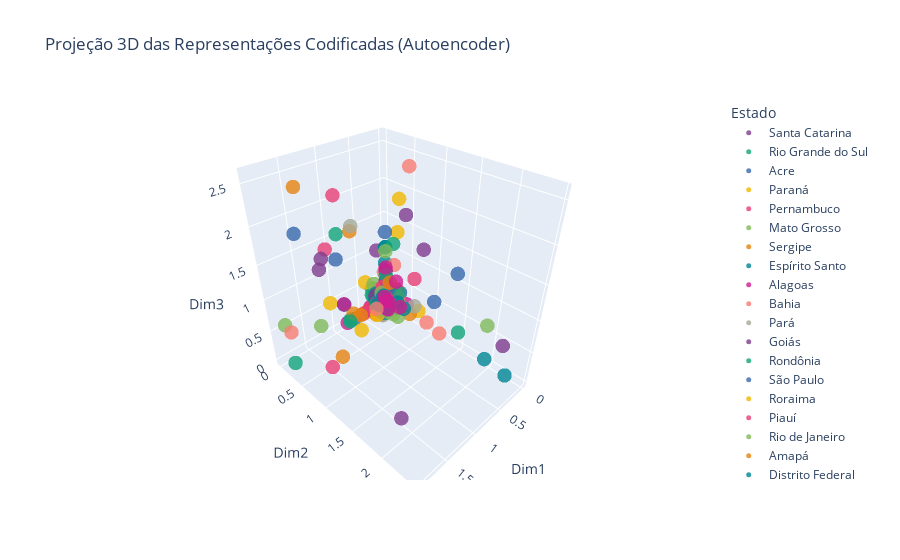

The notebook cell saved with this chart:
### Markdown cell above
A aplicação do modelo de Logistic Regression antes e depois da redução de dimensionalidade com Autoencoder revelou diferenças marcantes em desempenho e eficiência. Sem a redução, o modelo apresentou uma acurácia de 0,0667 e F1-score de 0,0540, com tempo de treino de 2,41 segundos, demonstrando alguma capacidade de identificar padrões, mas com baixa precisão geral. Após a redução para oito dimensões latentes, o tempo de treino caiu para 0,02 segundos, evidenciando um ganho significativo em eficiência computacional. Contudo, tanto a acurácia quanto o F1-score foram 0,0000, indicando perda total de capacidade preditiva. Essa queda pode ser explicada pela compressão excessiva dos dados, que eliminou informações relevantes, e pelo fato de o Autoencoder ser um método não supervisionado, que aprende a reconstruir os dados sem considerar as classes. Assim, conclui-se que, embora a redução de dimensionalidade melhore o desempenho computacional, ela deve ser aplicada com cautela para não comprometer a representatividade dos dados. Apesar disso, o erro de reconstrução (MSE = 0.00247) indica que o autoencoder conseguiu representar bem a estrutura geral dos dados, ainda que tenha perdido informações relevantes para a tarefa de classificação. Conclui-se, portanto, que a redução de dimensionalidade trouxe benefícios em desempenho computacional, mas comprometeu a representatividade dos dados para fins preditivos, mostrando que esse tipo de técnica deve ser utilizada com cautela e balanceamento entre compressão e preservação de informação.

### Code cell
from sklearn.model_selection import train_test_split
import plotly.express as px

# Separa variável-alvo e preditoras
y = df['Estado']
X = df.drop(columns=['Estado'])

# Converte variáveis categóricas em numéricas (one-hot encoding)
X_encoded = pd.get_dummies(X, drop_first=True)

# Divide em conjuntos de treino e teste
X_train, X_test, y_train, y_test = train_test_split(
    X_encoded, y, test_size=0.2, random_state=42
)

# Cria DataFrame com as 3 primeiras dimensões codificadas (saída do encoder)
df_encoded = pd.DataFrame(X_train_encoded[:, :3], columns=['Dim1', 'Dim2', 'Dim3'])

# Adiciona a coluna da variável-alvo (Estado)
df_encoded['Estado'] = y_train.values

# Gera gráfico 3D interativo com Plotly
fig = px.scatter_3d(
    df_encoded, 
    x='Dim1', 
    y='Dim2', 
    z='Dim3',
    color='Estado',
    title='Projeção 3D das Representações Codificadas (Autoencoder)',
    opacity=0.8,
    color_discrete_sequence=px.colors.qualitative.Bold
)

# Ajusta tamanho dos pontos e exibe o gráfico
fig.update_traces(marker=dict(size=5))
fig.show()

### Figure 1 — Plotly figure (JSON) as saved in the notebook; plotly's stock layout.template omitted (floating-point values rounded to 4 significant figures)
{"data": [{"hovertemplate": "Estado=Santa Catarina<br>Dim1=%{x}<br>Dim2=%{y}<br>Dim3=%{z}<extra></extra>", "legendgroup": "Santa Catarina", "marker": {"color": "rgb(127, 60, 141)", "opacity": 0.8, "size": 5, "symbol": "circle"}, "mode": "markers", "name": "Santa Catarina", "scene": "scene", "showlegend": true, "type": "scatter3d", "x": [0.0, 0.0, 0.1784, 0.0744, 0.0, 0.1596, 0.2484, 0.1767, 0.292, 0.09116], "y": [0.177, 0.0, 0.2914, 0.1479, 0.0, 0.0, 0.9722, 0.0, 0.2203, 0.05815], "z": [0.1013, 0.0, 0.1865, 0.06461, 0.2853, 0.2391, 1.432, 0.9898, 0.006834, 0.06961]}, {"hovertemplate": "Estado=Rio Grande do Sul<br>Dim1=%{x}<br>Dim2=%{y}<br>Dim3=%{z}<extra></extra>", "legendgroup": "Rio Grande do Sul", "marker": {"color": "rgb(17, 165, 121)", "opacity": 0.8, "size": 5, "symbol": "circle"}, "mode": "markers", "name": "Rio Grande do Sul", "scene": "scene", "showlegend": true, "type": "scatter3d", "x": [1.833, 0.0, 0.0, 0.07488, 0.5773, 0.1489, 0.0, 0.0, 0.05766, 0.189], "y": [0.1572, 0.0, 0.1379, 0.09269, 0.3285, 0.08038, 0.0, 0.0, 0.0, 0.2323], "z": [0.0, 0.0, 0.0, 0.2123, 0.6757, 0.1012, 0.02554, 0.0, 0.0, 0.1849]}, {"hovertemplate": "Estado=Acre<br>Dim1=%{x}<br>Dim2=%{y}<br>Dim3=%{z}<extra></extra>", "legendgroup": "Acre", "marker": {"color": "rgb(57, 105, 172)", "opacity": 0.8, "size": 5, "symbol": "circle"}, "mode": "markers", "name": "Acre", "scene": "scene", "showlegend": true, "type": "scatter3d", "x": [0.0, 0.01798, 0.0, 0.2273, 0.1692, 1.481, 0.6681, 0.3067, 0.02634, 0.1442], "y": [1.348, 0.01214, 0.3098, 0.07601, 0.05248, 0.0, 0.0, 0.1332, 0.05391, 0.08265], "z": [1.129, 0.0, 0.307, 0.03101, 0.0, 1.756, 0.0, 0.06436, 0.3038, 0.01396]}, {"hovertemplate": "Estado=Paraná<br>Dim1=%{x}<br>Dim2=%{y}<br>Dim3=%{z}<extra></extra>", "legendgroup": "Paraná", "marker": {"color": "rgb(242, 183, 1)", "opacity": 0.8, "size": 5, "symbol": "circle"}, "mode": "markers", "name": "Paraná", "scene": "scene", "showlegend": true, "type": "scatter3d", "x": [0.1672, 0.08874, 0.2829, 0.4173, 1.069, 0.119, 0.0, 0.1656, 0.4502, 0.0, 0.0, 0.0, 0.3651], "y": [0.1549, 0.3191, 0.2402, 0.0, 0.001473, 0.07061, 0.2236, 0.0, 0.0, 0.6941, 0.0, 0.2873, 0.04981], "z": [0.1447, 0.2976, 0.1644, 0.5488, 0.512, 0.1574, 0.007617, 0.3033, 0.0, 0.1668, 0.08985, 1.825, 0.03363]}, {"hovertemplate": "Estado=Pernambuco<br>Dim1=%{x}<br>Dim2=%{y}<br>Dim3=%{z}<extra></extra>", "legendgroup": "Pernambuco", "marker": {"color": "rgb(231, 63, 116)", "opacity": 0.8, "size": 5, "symbol": "circle"}, "mode": "markers", "name": "Pernambuco", "scene": "scene", "showlegend": true, "type": "scatter3d", "x": [1.595, 0.07788, 0.0715, 0.2981, 0.0, 0.0, 1.065, 0.04801, 0.1575, 0.4908, 0.0001941], "y": [0.9901, 0.1356, 0.307, 0.115, 0.0, 0.2302, 0.0, 0.1004, 0.2021, 0.0, 0.03899], "z": [2.585, 0.05107, 0.4018, 0.1377, 0.1878, 0.1629, 1.372, 0.09982, 0.05978, 0.0, 0.09064]}, {"hovertemplate": "Estado=Mato Grosso<br>Dim1=%{x}<br>Dim2=%{y}<br>Dim3=%{z}<extra></extra>", "legendgroup": "Mato Grosso", "marker": {"color": "rgb(128, 186, 90)", "opacity": 0.8, "size": 5, "symbol": "circle"}, "mode": "markers", "name": "Mato Grosso", "scene": "scene", "showlegend": true, "type": "scatter3d", "x": [0.0, 0.105, 0.0, 0.09495, 0.0, 0.1489, 0.04839, 1.261, 0.0, 0.0, 0.0, 0.09664], "y": [0.0, 0.2187, 0.0, 0.357, 0.1457, 0.02529, 1.912, 0.0, 0.0, 0.03469, 0.199, 0.2583], "z": [0.0, 0.08413, 0.0, 0.1249, 0.2184, 0.002625, 0.6286, 0.2119, 0.1887, 0.1333, 0.0, 0.3226]}, {"hovertemplate": "Estado=Sergipe<br>Dim1=%{x}<br>Dim2=%{y}<br>Dim3=%{z}<extra></extra>", "legendgroup": "Sergipe", "marker": {"color": "rgb(230, 131, 16)", "opacity": 0.8, "size": 5, "symbol": "circle"}, "mode": "markers", "name": "Sergipe", "scene": "scene", "showlegend": true, "type": "scatter3d", "x": [0.05106, 1.325, 0.0, 0.04721, 0.1382, 0.746, 0.2337, 0.3407, 1.402, 0.3945], "y": [0.199, 0.5373, 0.09054, 0.0, 0.246, 0.1279, 0.1281, 0.2846, 0.0, 0.1933], "z": [0.07209, 0.0276, 0.0, 0.05565, 0.02325, 1.564, 0.11, 0.2097, 2.319, 0.04768]}, {"hovertemplate": "Estado=Espírito Santo<br>Dim1=%{x}<br>Dim2=%{y}<br>Dim3=%{z}<extra></extra>", "legendgroup": "Espírito Santo", "marker": {"color": "rgb(0, 134, 149)", "opacity": 0.8, "size": 5, "symbol": "circle"}, "mode": "markers", "name": "Espírito Santo", "scene": "scene", "showlegend": true, "type": "scatter3d", "x": [0.01106, 0.1572, 0.1571, 0.07684, 0.0, 0.9848, 0.0, 0.1198, 0.2455], "y": [0.0, 0.03731, 0.0134, 0.0, 0.03591, 0.2093, 0.1438, 0.2966, 0.1411], "z": [0.7038, 0.06134, 0.1083, 0.0, 0.08147, 0.5525, 0.0514, 0.179, 0.2117]}, {"hovertemplate": "Estado=Alagoas<br>Dim1=%{x}<br>Dim2=%{y}<br>Dim3=%{z}<extra></extra>", "legendgroup": "Alagoas", "marker": {"color": "rgb(207, 28, 144)", "opacity": 0.8, "size": 5, "symbol": "circle"}, "mode": "markers", "name": "Alagoas", "scene": "scene", "showlegend": true, "type": "scatter3d", "x": [0.0, 0.07552, 0.2268, 0.2239, 0.7951, 0.331, 0.01362, 0.0, 0.1531, 0.1989, 0.09372], "y": [0.0, 0.06319, 0.08036, 0.0, 0.0, 0.0, 0.1974, 0.0, 0.1976, 0.08098, 0.3063], "z": [0.02033, 0.1354, 0.1255, 0.24, 0.0, 0.05218, 0.1663, 0.0, 0.008144, 0.0, 0.1639]}, {"hovertemplate": "Estado=Bahia<br>Dim1=%{x}<br>Dim2=%{y}<br>Dim3=%{z}<extra></extra>", "legendgroup": "Bahia", "marker": {"color": "rgb(249, 123, 114)", "opacity": 0.8, "size": 5, "symbol": "circle"}, "mode": "markers", "name": "Bahia", "scene": "scene", "showlegend": true, "type": "scatter3d", "x": [0.0, 0.1889, 0.1241, 0.2342, 0.2858, 0.008197, 0.0, 0.0, 0.1238, 0.1126, 0.04814], "y": [0.0, 0.0, 0.1706, 0.04988, 0.09217, 0.2014, 0.4633, 0.0, 0.2355, 0.1847, 0.0118], "z": [0.0, 0.0, 0.1982, 0.0, 0.1465, 0.2916, 2.316, 0.0, 0.04243, 0.1844, 0.5621]}, {"hovertemplate": "Estado=Pará<br>Dim1=%{x}<br>Dim2=%{y}<br>Dim3=%{z}<extra></extra>", "legendgroup": "Pará", "marker": {"color": "rgb(165, 170, 153)", "opacity": 0.8, "size": 5, "symbol": "circle"}, "mode": "markers", "name": "Pará", "scene": "scene", "showlegend": true, "type": "scatter3d", "x": [0.1574, 0.0, 0.1536, 0.1268, 0.02281, 0.2975, 0.0, 0.0, 0.1341, 0.002493, 0.6253], "y": [0.1176, 0.01098, 0.2227, 0.1464, 0.1489, 0.2384, 0.0, 0.08501, 0.1094, 0.0, 0.0], "z": [0.01979, 0.00382, 0.26, 0.01497, 0.0, 0.0, 0.0, 0.1773, 0.05435, 0.4525, 1.546]}, {"hovertemplate": "Estado=Goiás<br>Dim1=%{x}<br>Dim2=%{y}<br>Dim3=%{z}<extra></extra>", "legendgroup": "Goiás", "marker": {"color": "rgb(127, 60, 141)", "opacity": 0.8, "size": 5, "symbol": "circle"}, "mode": "markers", "name": "Goiás", "scene": "scene", "showlegend": true, "type": "scatter3d", "x": [0.2789, 0.2563, 0.0, 0.294, 1.141, 0.01217, 0.06169, 0.0, 0.5815, 0.0, 0.4383, 0.0, 0.1239], "y": [0.1358, 0.1027, 0.0, 0.2474, 0.0, 0.03507, 0.09667, 0.4162, 2.457, 0.0, 0.1136, 0.0, 0.0], "z": [0.1011, 0.0, 0.5758, 0.2661, 1.263, 0.0, 0.2374, 1.635, 0.9762, 0.0, 0.1218, 0.09254, 0.07755]}, {"hovertemplate": "Estado=Rondônia<br>Dim1=%{x}<br>Dim2=%{y}<br>Dim3=%{z}<extra></extra>", "legendgroup": "Rondônia", "marker": {"color": "rgb(17, 165, 121)", "opacity": 0.8, "size": 5, "symbol": "circle"}, "mode": "markers", "name": "Rondônia", "scene": "scene", "showlegend": true, "type": "scatter3d", "x": [0.06109, 0.2238, 0.1816, 0.2963, 0.2008, 0.2741, 0.2753, 0.7327, 0.0, 0.1251, 0.904], "y": [0.0, 0.07439, 0.07336, 0.0, 0.1611, 0.2722, 0.0, 0.0, 0.0, 0.1413, 0.04174], "z": [0.2741, 0.09313, 0.03102, 0.2582, 0.1812, 0.04902, 0.2211, 0.02719, 0.3263, 0.04761, 1.548]}, {"hovertemplate": "Estado=São Paulo<br>Dim1=%{x}<br>Dim2=%{y}<br>Dim3=%{z}<extra></extra>", "legendgroup": "São Paulo", "marker": {"color": "rgb(57, 105, 172)", "opacity": 0.8, "size": 5, "symbol": "circle"}, "mode": "markers", "name": "São Paulo", "scene": "scene", "showlegend": true, "type": "scatter3d", "x": [0.0, 0.05485, 0.0, 0.0, 0.3092, 0.3053, 1.039, 0.0, 0.08697], "y": [0.0, 0.0, 0.0, 0.2291, 0.2307, 0.05134, 0.1791, 0.1514, 0.1726], "z": [0.3531, 0.0, 0.0, 0.1131, 0.05913, 0.07168, 1.286, 0.0, 0.0]}, {"hovertemplate": "Estado=Roraima<br>Dim1=%{x}<br>Dim2=%{y}<br>Dim3=%{z}<extra></extra>", "legendgroup": "Roraima", "marker": {"color": "rgb(242, 183, 1)", "opacity": 0.8, "size": 5, "symbol": "circle"}, "mode": "markers", "name": "Roraima", "scene": "scene", "showlegend": true, "type": "scatter3d", "x": [0.2075, 0.2477, 0.06778, 0.02477, 0.7604, 0.06919, 0.0, 0.1415, 0.0, 0.0, 0.08364], "y": [0.2594, 0.2839, 0.07156, 0.145, 0.2759, 0.0, 0.1259, 0.172, 0.0, 0.2546, 0.1467], "z": [0.2037, 0.1463, 0.0, 0.2334, 0.001797, 0.0, 0.1326, 0.1621, 0.0, 1.316, 0.1928]}, {"hovertemplate": "Estado=Piauí<br>Dim1=%{x}<br>Dim2=%{y}<br>Dim3=%{z}<extra></extra>", "legendgroup": "Piauí", "marker": {"color": "rgb(231, 63, 116)", "opacity": 0.8, "size": 5, "symbol": "circle"}, "mode": "markers", "name": "Piauí", "scene": "scene", "showlegend": true, "type": "scatter3d", "x": [0.1587, 0.1001, 0.0, 0.3925, 0.2368, 0.02182, 0.0, 0.04196, 0.4333, 0.2887, 1.529], "y": [0.04656, 0.132, 0.5984, 0.06336, 0.1849, 0.1255, 0.182, 0.08103, 0.06975, 0.1415, 0.571], "z": [0.3321, 0.2053, 0.6947, 0.08887, 0.1127, 0.0, 0.2207, 0.2906, 0.0803, 0.2875, 0.0]}, {"hovertemplate": "Estado=Rio de Janeiro<br>Dim1=%{x}<br>Dim2=%{y}<br>Dim3=%{z}<extra></extra>", "legendgroup": "Rio de Janeiro", "marker": {"color": "rgb(128, 186, 90)", "opacity": 0.8, "size": 5, "symbol": "circle"}, "mode": "markers", "name": "Rio de Janeiro", "scene": "scene", "showlegend": true, "type": "scatter3d", "x": [0.1681, 0.05268, 0.1131, 1.915, 0.0, 0.0, 0.2252, 0.07706, 0.5671], "y": [0.3311, 0.1654, 0.002706, 0.2191, 0.2134, 0.0, 0.2715, 0.1478, 0.357], "z": [0.0, 0.07147, 0.1204, 0.7382, 0.1831, 0.09248, 0.04557, 0.1138, 0.7664]}, {"hovertemplate": "Estado=Amapá<br>Dim1=%{x}<br>Dim2=%{y}<br>Dim3=%{z}<extra></extra>", "legendgroup": "Amapá", "marker": {"color": "rgb(230, 131, 16)", "opacity": 0.8, "size": 5, "symbol": "circle"}, "mode": "markers", "name": "Amapá", "scene": "scene", "showlegend": true, "type": "scatter3d", "x": [0.117, 0.273, 0.0, 0.537, 0.09168, 0.1231, 0.0, 0.1504, 0.6747], "y": [0.0, 0.08561, 0.0, 0.0, 0.1002, 0.1341, 0.5192, 0.01676, 0.0], "z": [0.2314, 0.186, 0.0, 0.0, 0.4676, 0.0525, 0.01454, 0.1797, 0.1076]}, {"hovertemplate": "Estado=Distrito Federal<br>Dim1=%{x}<br>Dim2=%{y}<br>Dim3=%{z}<extra></extra>", "legendgroup": "Distrito Federal", "marker": {"color": "rgb(0, 134, 149)", "opacity": 0.8, "size": 5, "symbol": "circle"}, "mode": "markers", "name": "Distrito Federal", "scene": "scene", "showlegend": true, "type": "scatter3d", "x": [0.2121, 0.0, 0.2083, 0.1903, 0.1723, 0.02175, 0.0, 0.2621, 0.0, 0.1882, 0.0], "y": [0.0, 0.0, 0.0, 0.0, 0.4387, 0.2905, 0.03777, 0.03601, 0.0, 0.08428, 0.0], "z": [0.04617, 0.1022, 0.2415, 0.0, 0.3288, 0.143, 0.0, 0.1915, 0.9736, 0.01061, 0.9758]}, {"hovertemplate": "Estado=Paraíba<br>Dim1=%{x}<br>Dim2=%{y}<br>Dim3=%{z}<extra></extra>", "legendgroup": "Paraíba", "marker": {"color": "rgb(207, 28, 144)", "opacity": 0.8, "size": 5, "symbol": "circle"}, "mode": "markers", "name": "Paraíba", "scene": "scene", "showlegend": true, "type": "scatter3d", "x": [0.1572, 0.02536, 0.06741, 0.0, 0.8347, 0.05509, 0.05136, 0.0, 0.0, 0.05192], "y": [0.2059, 7.333e-06, 0.0, 0.0, 0.0, 0.01311, 0.04796, 0.0, 0.4492, 0.05091], "z": [0.0263, 0.06837, 0.08503, 0.3661, 0.3679, 0.2923, 0.158, 0.0, 0.1609, 0.2514]}, {"hovertemplate": "Estado=Amazonas<br>Dim1=%{x}<br>Dim2=%{y}<br>Dim3=%{z}<extra></extra>", "legendgroup": "Amazonas", "marker": {"color": "rgb(249, 123, 114)", "opacity": 0.8, "size": 5, "symbol": "circle"}, "mode": "markers", "name": "Amazonas", "scene": "scene", "showlegend": true, "type": "scatter3d", "x": [0.1943, 0.0, 0.0, 0.0311, 0.0983, 0.0, 0.0, 0.0, 0.01473, 0.1912, 1.731], "y": [0.2423, 0.8631, 0.1825, 0.0, 0.05126, 0.0, 0.2679, 0.02667, 0.03735, 0.3769, 0.0], "z": [0.2535, 0.04537, 0.7437, 0.0, 0.3241, 0.0, 0.1847, 0.08394, 0.09413, 0.3278, 0.3794]}, {"hovertemplate": "Estado=Não informado<br>Dim1=%{x}<br>Dim2=%{y}<br>Dim3=%{z}<extra></extra>", "legendgroup": "Não informado", "marker": {"color": "rgb(165, 170, 153)", "opacity": 0.8, "size": 5, "symbol": "circle"}, "mode": "markers", "name": "Não informado", "scene": "scene", "showlegend": true, "type": "scatter3d", "x": [0.1116, 0.0, 0.0, 0.09953, 0.1369, 0.03122, 0.1119, 0.06944], "y": [0.2951, 0.6089, 0.2506, 0.0, 0.0, 0.0253, 0.1627, 0.1575], "z": [0.07186, 0.2103, 0.02173, 0.0, 0.05393, 0.001017, 0.04735, 0.06612]}, {"hovertemplate": "Estado=Minas Gerais<br>Dim1=%{x}<br>Dim2=%{y}<br>Dim3=%{z}<extra></extra>", "legendgroup": "Minas Gerais", "marker": {"color": "rgb(127, 60, 141)", "opacity": 0.8, "size": 5, "symbol": "circle"}, "mode": "markers", "name": "Minas Gerais", "scene": "scene", "showlegend": true, "type": "scatter3d", "x": [0.0, 0.0, 1.486, 0.08978, 0.3492, 1.189, 0.0, 0.0, 0.0, 0.01656], "y": [0.2837, 0.0, 1.808, 0.06395, 0.1396, 0.0, 0.1441, 0.07353, 0.0, 0.1798], "z": [0.0, 0.3863, 0.0, 0.1842, 0.3394, 1.117, 0.02282, 0.2557, 0.5609, 0.06631]}, {"hovertemplate": "Estado=Rio Grande do Norte<br>Dim1=%{x}<br>Dim2=%{y}<br>Dim3=%{z}<extra></extra>", "legendgroup": "Rio Grande do Norte", "marker": {"color": "rgb(17, 165, 121)", "opacity": 0.8, "size": 5, "symbol": "circle"}, "mode": "markers", "name": "Rio Grande do Norte", "scene": "scene", "showlegend": true, "type": "scatter3d", "x": [0.0, 0.0, 0.2009, 0.0, 0.2358, 0.1476, 0.0, 0.2143, 0.7469, 0.05271], "y": [0.0, 0.1677, 0.0, 1.441, 0.03529, 0.1355, 0.2786, 0.1256, 0.0, 0.08039], "z": [0.4785, 1.093, 0.06079, 0.2024, 0.03857, 0.1707, 0.2838, 0.06211, 0.0, 0.09205]}, {"hovertemplate": "Estado=Tocantins<br>Dim1=%{x}<br>Dim2=%{y}<br>Dim3=%{z}<extra></extra>", "legendgroup": "Tocantins", "marker": {"color": "rgb(57, 105, 172)", "opacity": 0.8, "size": 5, "symbol": "circle"}, "mode": "markers", "name": "Tocantins", "scene": "scene", "showlegend": true, "type": "scatter3d", "x": [0.0, 0.0, 0.271, 0.0, 0.1123, 0.0, 0.08558, 0.0, 0.1668, 0.1547], "y": [0.0347, 0.0, 0.1032, 0.0, 0.0, 0.04611, 0.0, 0.9848, 0.0971, 0.1118], "z": [0.2502, 0.0636, 0.1332, 1.223, 0.1364, 0.0, 0.0, 0.4884, 0.0108, 0.02596]}, {"hovertemplate": "Estado=Não identificado<br>Dim1=%{x}<br>Dim2=%{y}<br>Dim3=%{z}<extra></extra>", "legendgroup": "Não identificado", "marker": {"color": "rgb(242, 183, 1)", "opacity": 0.8, "size": 5, "symbol": "circle"}, "mode": "markers", "name": "Não identificado", "scene": "scene", "showlegend": true, "type": "scatter3d", "x": [0.3562], "y": [0.1754], "z": [0.0]}, {"hovertemplate": "Estado=Exterior<br>Dim1=%{x}<br>Dim2=%{y}<br>Dim3=%{z}<extra></extra>", "legendgroup": "Exterior", "marker": {"color": "rgb(231, 63, 116)", "opacity": 0.8, "size": 5, "symbol": "circle"}, "mode": "markers", "name": "Exterior", "scene": "scene", "showlegend": true, "type": "scatter3d", "x": [0.2661, 0.126, 0.0312, 0.1088, 0.1515, 0.1951, 0.1149], "y": [0.1653, 0.12, 0.1215, 0.04992, 0.05672, 0.3166, 0.07405], "z": [0.1879, 0.1997, 0.0555, 0.3422, 0.1201, 0.1889, 0.1279]}, {"hovertemplate": "Estado=Ceará<br>Dim1=%{x}<br>Dim2=%{y}<br>Dim3=%{z}<extra></extra>", "legendgroup": "Ceará", "marker": {"color": "rgb(128, 186, 90)", "opacity": 0.8, "size": 5, "symbol": "circle"}, "mode": "markers", "name": "Ceará", "scene": "scene", "showlegend": true, "type": "scatter3d", "x": [0.03076, 0.1743, 0.1306, 0.04214, 0.0, 0.0, 0.0, 0.1932, 0.0043, 0.1763], "y": [0.3632, 0.1126, 0.03661, 0.03618, 0.0, 0.07713, 0.0, 0.1394, 0.02727, 0.4423], "z": [0.08871, 0.1428, 0.232, 0.04128, 0.0, 0.0, 0.9028, 0.0, 0.0, 0.01466]}, {"hovertemplate": "Estado=Não se aplica<br>Dim1=%{x}<br>Dim2=%{y}<br>Dim3=%{z}<extra></extra>", "legendgroup": "Não se aplica", "marker": {"color": "rgb(230, 131, 16)", "opacity": 0.8, "size": 5, "symbol": "circle"}, "mode": "markers", "name": "Não se aplica", "scene": "scene", "showlegend": true, "type": "scatter3d", "x": [0.003312], "y": [0.09112], "z": [0.3868]}, {"hovertemplate": "Estado=Maranhão<br>Dim1=%{x}<br>Dim2=%{y}<br>Dim3=%{z}<extra></extra>", "legendgroup": "Maranhão", "marker": {"color": "rgb(0, 134, 149)", "opacity": 0.8, "size": 5, "symbol": "circle"}, "mode": "markers", "name": "Maranhão", "scene": "scene", "showlegend": true, "type": "scatter3d", "x": [0.04548, 0.0, 0.1634, 0.05275, 0.0, 0.1349, 0.08404, 0.0], "y": [2.27, 0.3941, 0.0, 0.0, 0.2515, 0.1598, 0.001393, 1.911], "z": [0.0, 0.0457, 0.0, 0.1185, 0.09253, 0.0, 0.08405, 0.01572]}, {"hovertemplate": "Estado=Mato Grosso do Sul<br>Dim1=%{x}<br>Dim2=%{y}<br>Dim3=%{z}<extra></extra>", "legendgroup": "Mato Grosso do Sul", "marker": {"color": "rgb(207, 28, 144)", "opacity": 0.8, "size": 5, "symbol": "circle"}, "mode": "markers", "name": "Mato Grosso do Sul", "scene": "scene", "showlegend": true, "type": "scatter3d", "x": [0.1116, 0.0, 0.1941, 0.0, 0.06991, 0.0, 0.0], "y": [0.3376, 0.3044, 0.2425, 0.0, 0.03137, 0.0, 0.04224], "z": [0.5762, 0.0288, 0.05461, 0.0, 0.1197, 0.6176, 0.0]}, {"hovertemplate": "Estado= Não identificado<br>Dim1=%{x}<br>Dim2=%{y}<br>Dim3=%{z}<extra></extra>", "legendgroup": " Não identificado", "marker": {"color": "rgb(249, 123, 114)", "opacity": 0.8, "size": 5, "symbol": "circle"}, "mode": "markers", "name": " Não identificado", "scene": "scene", "showlegend": true, "type": "scatter3d", "x": [0.3807, 0.01389], "y": [0.1893, 1.123], "z": [0.1417, 0.0]}], "layout": {"autosize": true, "legend": {"title": {"text": "Estado"}, "tracegroupgap": 0}, "scene": {"aspectmode": "auto", "aspectratio": {"x": 0.8328, "y": 1.068, "z": 1.124}, "domain": {"x": [0, 1], "y": [0, 1]}, "xaxis": {"title": {"text": "Dim1"}, "type": "linear"}, "yaxis": {"title": {"text": "Dim2"}, "type": "linear"}, "zaxis": {"title": {"text": "Dim3"}, "type": "linear"}}, "title": {"text": "Projeção 3D das Representações Codificadas (Autoencoder)"}}}
